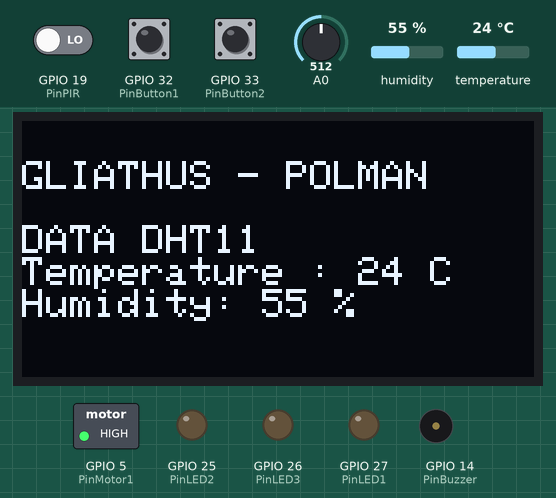
Recording of a sketch running on a simulated ESP8266 (NodeMCU). Shown: 128×64 one-colour display, switched loads named in the sketch (green lamp = pin HIGH), output pins drawn as LEDs (lit = HIGH), buzzer (waves = sounding, pin HIGH). Dashed ring = blinking. The inputs (shaded band) are chosen by the test bench; at power-on: GPIO 32 (PinButton1) HIGH, GPIO 19 (PinPIR) LOW, GPIO 33 (PinButton2) HIGH, A0 = 512, humidity 55 %, temperature 24 °C. WiFi joins after 1.5 s; servers stay silent unless stated; what the sketch prints to the serial monitor is not drawn.

Above: at 6.7 s.
6.8 s: GPIO 32 (PinButton1) pulled LOW for 3.2 s
At 10.9 s:
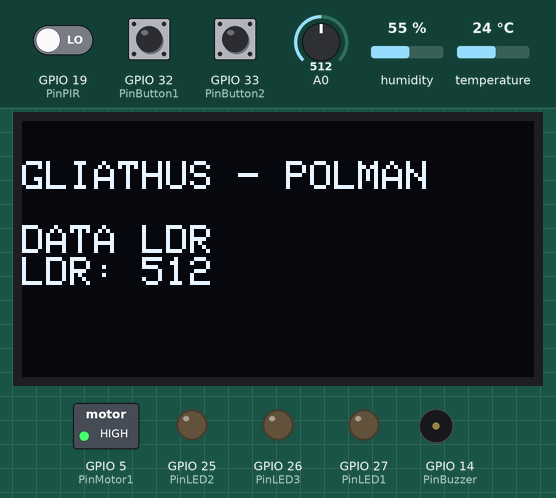
11.5 s: GPIO 19 (PinPIR) driven HIGH
At 11.66 s:
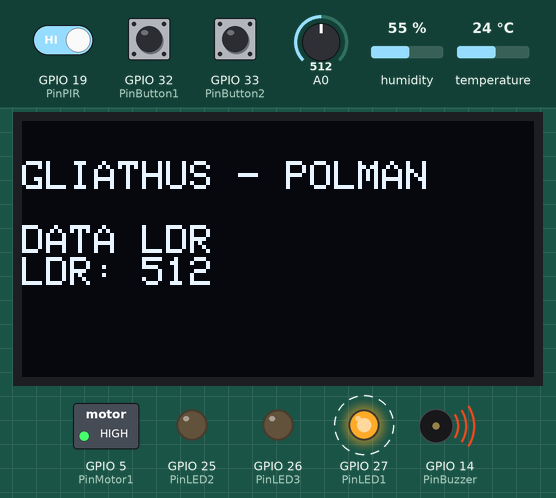
14.7 s: GPIO 33 (PinButton2) pulled LOW for 0.35 s
At 14.93 s:
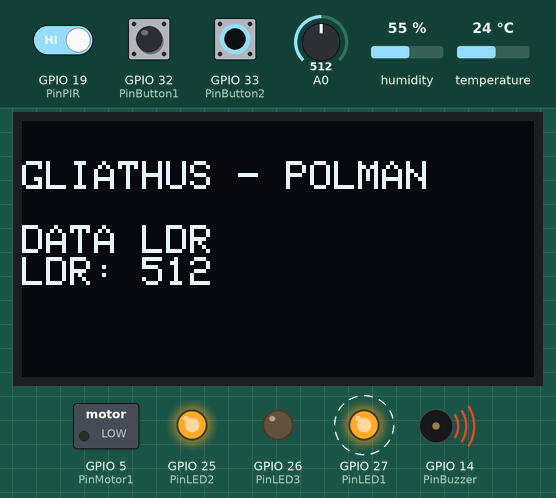
16.5 s: A0 set to 716
At 17.55 s:
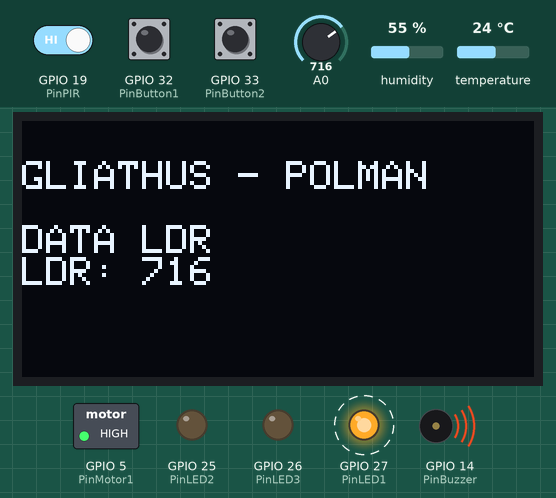
18.3 s: GPIO 32 (PinButton1) pulled LOW for 3.2 s
At 19.72 s:
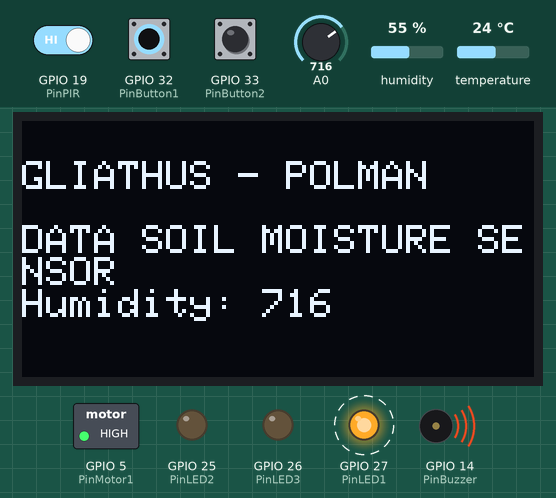
23.3 s: humidity set to 22 %
At 25.16 s:
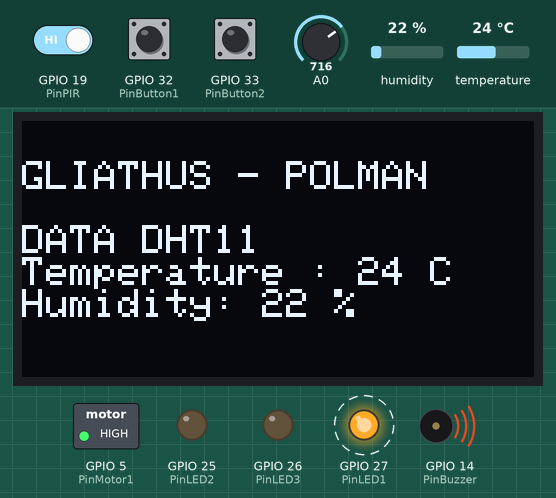
Timing chart, 0 to 26.9 s (numbered marks = the images above; inputs shaded):
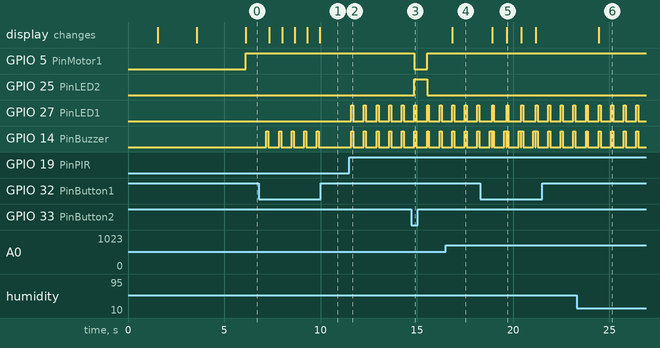

The sketch:

project.ino
```cpp
#include <WiFi.h>
#include "UbidotsESPMQTT.h"
#include <DHT11.h>
#include <Wire.h>
#include <Adafruit_GFX.h>
#include <Adafruit_SSD1306.h>

#define SCREEN_WIDTH 128 // OLED display width, in pixels
#define SCREEN_HEIGHT 64 // OLED display height, in pixels
#define TOKEN "BBUS-iNrhDO5etGL3dduT7nfGz7ClrmiPAh"
#define WIFINAME "Geliathus_4G"
#define WIFIPASS "AL123AGG"

#define PinDHT11 2
#define PinHumidityMoisture 35
#define PinBuzzer 14
#define PinLED1 27
#define PinLED2 25
#define PinLED3 26
#define PinMotor1 5
#define PinPIR 19
#define PinLDR 34
#define PinButton1 32
#define PinButton2 33

Adafruit_SSD1306 display(SCREEN_WIDTH, SCREEN_HEIGHT, &Wire, -1);
DHT11 dht11(PinDHT11);
Ubidots client(TOKEN);

// Variabel kontrol
int nilaiSwitch1 = 0;
int nilaiSwitch2 = 0;
int lastMenu = 0;

void callback(char* topic, byte* payload, unsigned int length) {
  char p[length + 1];
  memcpy(p, payload, length);
  p[length] = '\0';
  float value = atof(p);

  Serial.print("Topic: ");
  Serial.println(topic);
  Serial.print("Value: ");
  Serial.println(value);

  // Deteksi variable mana yang diterima berdasarkan topic
  if (strstr(topic, "switch1") != NULL) {
    nilaiSwitch1 = value;
    Serial.print("Switch1 diubah menjadi: ");
    Serial.println(nilaiSwitch1);
  }else if (strstr(topic, "switch2") != NULL) {
    nilaiSwitch2 = value;
    Serial.print("Switch2 diubah menjadi: ");
    Serial.println(nilaiSwitch2);
  }
}

void setup() {
  Serial.begin(115200);

  pinMode(PinButton1,INPUT_PULLUP);
  pinMode(PinButton2,INPUT_PULLUP);
  pinMode(PinLDR,INPUT);
  pinMode(PinHumidityMoisture,INPUT);
  pinMode(PinBuzzer,OUTPUT);
  pinMode(PinLED1,OUTPUT);
  pinMode(PinLED2,OUTPUT);
  pinMode(PinLED3,OUTPUT);
  pinMode(PinMotor1,OUTPUT);
  pinMode(PinPIR,INPUT);

  Serial.println("Menghubungkan ke WiFi...");
  WiFi.begin(WIFINAME, WIFIPASS);
  while (WiFi.status() != WL_CONNECTED) {
    delay(500);
    Serial.print(".");
  }
  Serial.println("\nWiFi connected!");
  Serial.print("IP address: ");
  Serial.println(WiFi.localIP());

  // Setup MQTT
  client.begin(callback);
  client.ubidotsSubscribe("sic7", "switch1");
  client.ubidotsSubscribe("sic7", "switch2");

  Serial.println("Menunggu data dari Ubidots...");

  if(!display.begin(SSD1306_SWITCHCAPVCC, 0x3C)) { // Address 0x3D for 128x64
    Serial.println(F("SSD1306 allocation failed"));
    for(;;);
  }
  delay(2000);
  display.clearDisplay();

  display.setTextSize(1);
  display.setTextColor(WHITE);
  display.setCursor(0, 10);
  // Display static text
  display.println("GLIATHUS - POLMAN");
  display.println("ALI DZAKWAN RACHMAT");
  display.println("AGAM GUNATA");
  display.println("NAUFAL");
  display.println("ALI ZIYAD");
  display.display();
  delay(2000);
}

void loop() {
  //reconnect ke ubidots
  if (!client.connected()) {
    client.reconnect();
    client.ubidotsSubscribe("sic7", "switch1");
    client.ubidotsSubscribe("sic7", "switch2");
  }

  //inisialisasi
  int temperature = 0; //temperature dht11
  int humidity = 0; //humidity dht11
  int result = dht11.readTemperatureHumidity(temperature,humidity); //DHT11
  int humidityM = analogRead(PinHumidityMoisture); //soil humidity moisture sensor
  int PIRState = digitalRead(PinPIR); //PIR
  int LDRState = analogRead(PinLDR); //LDR
  int button1State = digitalRead(PinButton1); //button1
  int button2State = digitalRead(PinButton2); //button2

  //button ganti interface
  if(button1State == 0){
    digitalWrite(PinBuzzer,HIGH);
    delay(100);
    client.add("button1",1);
    client.add("buzzer",1);
    client.ubidotsPublish("sic7");
    if(lastMenu == 2){
      lastMenu = -1;
    }
    digitalWrite(PinBuzzer,LOW);
    client.add("buzzer",0);
    client.ubidotsPublish("sic7");
    lastMenu+=1;
  }else{
    digitalWrite(PinBuzzer,LOW);
    client.add("button1",0);
    client.add("buzzer",0);
    client.ubidotsPublish("sic7");
  }

  //interface menu
  if(lastMenu == 0){
    display.clearDisplay();
    display.setTextSize(1);
    display.setTextColor(WHITE);
    display.setCursor(0, 10);
    // Display static text
    display.println("GLIATHUS - POLMAN");
    display.println("");
    display.println("DATA DHT11");
    display.print("Temperature : ");
    display.print(temperature);
    display.println(" C");
    display.print("Humidity: ");
    display.print(humidity);
    display.println(" %");
    display.display();
  }else if(lastMenu == 1){
    display.clearDisplay();
    display.setTextSize(1);
    display.setTextColor(WHITE);
    display.setCursor(0, 10);
    // Display static text
    display.println("GLIATHUS - POLMAN");
    display.println("");
    display.println("DATA SOIL MOISTURE SENSOR");
    display.print("Humidity: ");
    display.println(humidityM);
    display.display();
  }else if(lastMenu == 2){
    display.clearDisplay();
    display.setTextSize(1);
    display.setTextColor(WHITE);
    display.setCursor(0, 10);
    // Display static text
    display.println("GLIATHUS - POLMAN");
    display.println("");
    display.println("DATA LDR");
    display.print("LDR: ");
    display.println(LDRState);
    display.display();
  }

  //sensor soil humidity moisture
  if(humidityM > 3000 || button2State == 0 || nilaiSwitch1 == 1){
    digitalWrite(PinMotor1,LOW);
    digitalWrite(PinLED2,HIGH);
    if(button2State == 0){
      client.add("button2",1);
    }
    client.add("humiditymoisture",humidityM);
    client.add("led2",1);
    client.add("motor",1);
    client.ubidotsPublish("sic7");
  }else{
    digitalWrite(PinMotor1,HIGH);
    digitalWrite(PinLED2,LOW);
    client.add("humiditymoisture",humidityM);
    client.add("button2",0);
    client.add("led2",0);
    client.add("motor",0);
    client.ubidotsPublish("sic7");
  }

  //
  if(PIRState == 1){
    digitalWrite(PinLED1,HIGH);
    digitalWrite(PinBuzzer,HIGH);
    client.add("led1",1);
    client.add("pir",1);
    client.add("buzzer",1);
    client.ubidotsPublish("sic7");
    delay(100);
    digitalWrite(PinBuzzer,LOW);
    digitalWrite(PinLED1,LOW);
    client.add("led1",0);
    client.add("buzzer",0);
    client.ubidotsPublish("sic7");
  }else{
    client.add("pir",0);
    client.ubidotsPublish("sic7");
  }

  if(LDRState == 4095 || nilaiSwitch2 == 1){
    digitalWrite(PinLED3,HIGH);
    client.add("ldr",LDRState);
    client.add("led3",1);
    client.ubidotsPublish("sic7");
  }else{
    digitalWrite(PinLED3,LOW);
    client.add("ldr",LDRState);
    client.add("led3",0);
    client.ubidotsPublish("sic7");
  }

  client.add("temperature",temperature);
  client.add("humiditydht11",humidity);
  client.ubidotsPublish("sic7");
  Serial.print("temp : ");
  Serial.println(temperature);
  Serial.print("humi : ");
  Serial.println(humidity);
  Serial.print("result : ");
  Serial.println(result);
  Serial.print("PIR : ");
  Serial.println(PIRState);
  Serial.print("LDR : ");
  Serial.println(LDRState);
  Serial.print("HUMI : ");
  Serial.println(humidityM);
  Serial.print("B1 : ");
  Serial.println(button1State);
  Serial.print("B2 : ");
  Serial.println(button2State);
  Serial.println("=========================================");
  client.loop();
}
```

Measured:
- after the input at 6.8 s, GPIO 14 (PinBuzzer): alternates HIGH for 0.10 s and LOW for 0.55 s, 10 changes in all, then stays LOW, starting after 0.39 s; the display: first changes after 0.55 s (image 1 shows a later state)
- after the input at 11.5 s, GPIO 27 (PinLED1), GPIO 14 (PinBuzzer): alternates HIGH for 0.10 s and LOW for 0.55 s, starting after 0.10 s
- after the input at 14.7 s, GPIO 5 (PinMotor1): HIGH → LOW after 0.17 s, → HIGH 0.65 s later; GPIO 25 (PinLED2): LOW → HIGH after 0.17 s, → LOW 0.65 s later
- after the input at 16.5 s, the display: changes after 0.34 s (image 4)
- after the input at 18.3 s, the display: first changes after 0.60 s (image 5 shows a later state)
- after the input at 23.3 s, the display: changes after 1.1 s (image 6)
- what the display in image 5 shows lasts 0.7 s, from 19.7 s to 20.4 s
